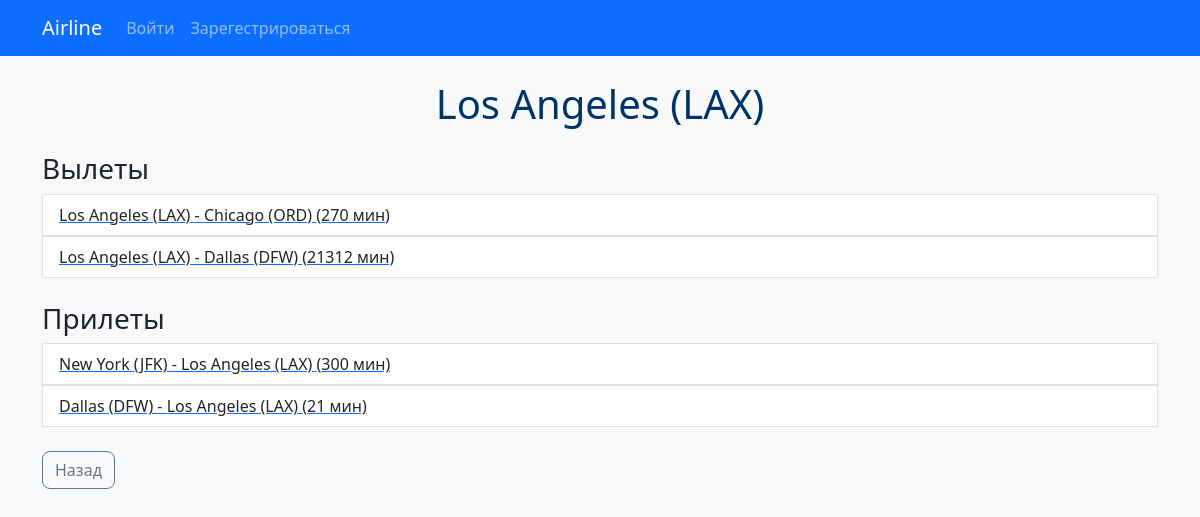
/airport_detail/6/, run on the app's committed database.
### flights/models.py (models this page shows, shortened)
class Airport(models.Model):
    code = models.CharField(max_length=3, unique=True)
    city = models.CharField(max_length=64)
    def __str__(self):
        return f"{self.city} ({self.code})"

class Flight(models.Model):
    origin = models.ForeignKey(Airport, on_delete=models.CASCADE, related_name="departures")
    destination = models.ForeignKey(Airport, on_delete=models.CASCADE, related_name="arrivals")
    duration = models.IntegerField()
    capacity = models.IntegerField(default = 50) # type: ignore

### flights/views.py (the view)
# urls.py: path("airport_detail/<int:airport_id>/", views.airport_detail, name="airport_detail"),
def airport_detail(request, airport_id):
    airport = get_object_or_404(Airport, pk=airport_id)
    departures = Flight.objects.filter(origin=airport)
    arrivals = Flight.objects.filter(destination=airport)
    return render(request, "flights/airport_detail.html", {"airport": airport, "departures": departures, "arrivals": arrivals})

### flights/templates/flights/airport_detail.html (shortened to what this page needs)
{% extends 'flights/base.html' %}
{% block content %}
<h1 class="text-center">{{ airport.city }} ({{ airport.code }})</h1>
<h3 class="mt-4">Вылеты</h3>
<ul class="list-group">
    {% for departure in departures %}
        <a href="{% url 'flight_detail' departure.id %}"><li class="list-group-item">{{ departure.origin }} - {{ departure.destination }} ({{ departure.duration }} мин)</li> </a>
    {% endfor %}
</ul>
<h3 class="mt-4">Прилеты</h3>
<ul class="list-group">
    {% for arrival in arrivals %}
    <a href="{% url 'flight_detail' arrival.id %}"><li class="list-group-item">{{ arrival.origin }} - {{ arrival.destination }} ({{ arrival.duration }} мин)</li>
    </a>
        {% endfor %}
</ul>
<a href="/" class="btn btn-outline-secondary mt-4">Назад</a>
{% endblock %}

### flights/static/flights/css/style.css (style rules this page uses)
body { background-color: #f8f9fa; }
h1 { color: #003366; }
.btn { border-radius: 8px; }

### data on the page
Airport: city "Los Angeles", code "LAX"
Flight: origin "Los Angeles (LAX)", destination "Chicago (ORD)", duration "270"
Flight: origin "Los Angeles (LAX)", destination "Dallas (DFW)", duration "21312"
Flight: origin "New York (JFK)", destination "Los Angeles (LAX)", duration "300"
Flight: origin "Dallas (DFW)", destination "Los Angeles (LAX)", duration "21"
